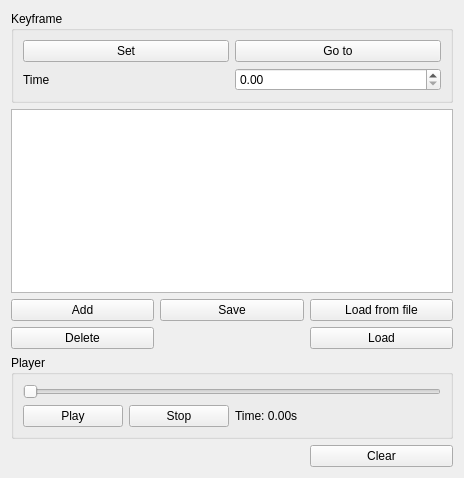
<?xml version="1.0" encoding="UTF-8"?>
<ui version="4.0">
 <class>TransformableAnimationDialog</class>
 <widget class="QWidget" name="TransformableAnimationDialog">
  <property name="geometry">
   <rect>
    <x>0</x>
    <y>0</y>
    <width>464</width>
    <height>478</height>
   </rect>
  </property>
  <property name="windowTitle">
   <string>Form</string>
  </property>
  <layout class="QGridLayout" name="gridLayout_2">
   <item row="3" column="2">
    <widget class="QPushButton" name="pushButton_8">
     <property name="text">
      <string>Load from file</string>
     </property>
    </widget>
   </item>
   <item row="6" column="0" colspan="3">
    <widget class="QGroupBox" name="groupBox">
     <property name="title">
      <string>Player</string>
     </property>
     <layout class="QGridLayout" name="gridLayout">
      <item row="2" column="2">
       <widget class="QLabel" name="labelTime">
        <property name="text">
         <string>Time: 0.00s</string>
        </property>
       </widget>
      </item>
      <item row="2" column="0">
       <widget class="QPushButton" name="playPause">
        <property name="text">
         <string>Play</string>
        </property>
       </widget>
      </item>
      <item row="1" column="0" colspan="4">
       <widget class="QSlider" name="horizontalSlider">
        <property name="orientation">
         <enum>Qt::Horizontal</enum>
        </property>
       </widget>
      </item>
      <item row="2" column="1">
       <widget class="QPushButton" name="pushButton_2">
        <property name="text">
         <string>Stop</string>
        </property>
       </widget>
      </item>
     </layout>
    </widget>
   </item>
   <item row="3" column="1">
    <widget class="QPushButton" name="pushButton_6">
     <property name="text">
      <string>Save</string>
     </property>
    </widget>
   </item>
   <item row="1" column="0" colspan="3">
    <widget class="QTreeWidget" name="treeWidget">
     <property name="editTriggers">
      <set>QAbstractItemView::NoEditTriggers</set>
     </property>
     <property name="selectionMode">
      <enum>QAbstractItemView::ExtendedSelection</enum>
     </property>
     <property name="rootIsDecorated">
      <bool>false</bool>
     </property>
     <property name="itemsExpandable">
      <bool>false</bool>
     </property>
     <property name="animated">
      <bool>true</bool>
     </property>
     <property name="expandsOnDoubleClick">
      <bool>false</bool>
     </property>
     <attribute name="headerVisible">
      <bool>false</bool>
     </attribute>
     <column>
      <property name="text">
       <string>Keyframe</string>
      </property>
     </column>
    </widget>
   </item>
   <item row="3" column="0">
    <widget class="QPushButton" name="pushButton">
     <property name="text">
      <string>Add</string>
     </property>
    </widget>
   </item>
   <item row="7" column="2">
    <widget class="QPushButton" name="pushButton_3">
     <property name="text">
      <string>Clear</string>
     </property>
    </widget>
   </item>
   <item row="4" column="0">
    <widget class="QPushButton" name="pushButton_4">
     <property name="text">
      <string>Delete</string>
     </property>
    </widget>
   </item>
   <item row="0" column="0" colspan="3">
    <widget class="QGroupBox" name="keyframeGroup">
     <property name="title">
      <string>Keyframe</string>
     </property>
     <layout class="QGridLayout" name="gridLayout_3">
      <item row="1" column="1">
       <widget class="QDoubleSpinBox" name="time"/>
      </item>
      <item row="1" column="0">
       <widget class="QLabel" name="label_2">
        <property name="text">
         <string>Time</string>
        </property>
       </widget>
      </item>
      <item row="0" column="0">
       <widget class="QPushButton" name="pushButton_5">
        <property name="text">
         <string>Set</string>
        </property>
       </widget>
      </item>
      <item row="0" column="1">
       <widget class="QPushButton" name="pushButton_7">
        <property name="text">
         <string>Go to</string>
        </property>
       </widget>
      </item>
     </layout>
    </widget>
   </item>
   <item row="4" column="2">
    <widget class="QPushButton" name="pushButton_9">
     <property name="text">
      <string>Load</string>
     </property>
    </widget>
   </item>
  </layout>
 </widget>
 <resources/>
 <connections>
  <connection>
   <sender>pushButton</sender>
   <signal>clicked()</signal>
   <receiver>TransformableAnimationDialog</receiver>
   <slot>onKeyframeAdd()</slot>
   <hints>
    <hint type="sourcelabel">
     <x>146</x>
     <y>323</y>
    </hint>
    <hint type="destinationlabel">
     <x>463</x>
     <y>471</y>
    </hint>
   </hints>
  </connection>
  <connection>
   <sender>pushButton_5</sender>
   <signal>clicked()</signal>
   <receiver>TransformableAnimationDialog</receiver>
   <slot>onKeyframeSet()</slot>
   <hints>
    <hint type="sourcelabel">
     <x>100</x>
     <y>54</y>
    </hint>
    <hint type="destinationlabel">
     <x>320</x>
     <y>477</y>
    </hint>
   </hints>
  </connection>
  <connection>
   <sender>time</sender>
   <signal>valueChanged(double)</signal>
   <receiver>TransformableAnimationDialog</receiver>
   <slot>onKeyframeTimeSet(double)</slot>
   <hints>
    <hint type="sourcelabel">
     <x>444</x>
     <y>80</y>
    </hint>
    <hint type="destinationlabel">
     <x>334</x>
     <y>477</y>
    </hint>
   </hints>
  </connection>
  <connection>
   <sender>treeWidget</sender>
   <signal>activated(QModelIndex)</signal>
   <receiver>TransformableAnimationDialog</receiver>
   <slot>onKeyframeSelected()</slot>
   <hints>
    <hint type="sourcelabel">
     <x>113</x>
     <y>177</y>
    </hint>
    <hint type="destinationlabel">
     <x>224</x>
     <y>1</y>
    </hint>
   </hints>
  </connection>
  <connection>
   <sender>playPause</sender>
   <signal>clicked()</signal>
   <receiver>TransformableAnimationDialog</receiver>
   <slot>onPlay()</slot>
   <hints>
    <hint type="sourcelabel">
     <x>120</x>
     <y>429</y>
    </hint>
    <hint type="destinationlabel">
     <x>463</x>
     <y>397</y>
    </hint>
   </hints>
  </connection>
  <connection>
   <sender>pushButton_6</sender>
   <signal>clicked()</signal>
   <receiver>TransformableAnimationDialog</receiver>
   <slot>onAnimationSave()</slot>
   <hints>
    <hint type="sourcelabel">
     <x>303</x>
     <y>323</y>
    </hint>
    <hint type="destinationlabel">
     <x>463</x>
     <y>405</y>
    </hint>
   </hints>
  </connection>
  <connection>
   <sender>pushButton_7</sender>
   <signal>clicked()</signal>
   <receiver>TransformableAnimationDialog</receiver>
   <slot>onKeyframeGoTo()</slot>
   <hints>
    <hint type="sourcelabel">
     <x>426</x>
     <y>54</y>
    </hint>
    <hint type="destinationlabel">
     <x>282</x>
     <y>477</y>
    </hint>
   </hints>
  </connection>
  <connection>
   <sender>pushButton_8</sender>
   <signal>clicked()</signal>
   <receiver>TransformableAnimationDialog</receiver>
   <slot>onAnimationLoad()</slot>
   <hints>
    <hint type="sourcelabel">
     <x>454</x>
     <y>323</y>
    </hint>
    <hint type="destinationlabel">
     <x>328</x>
     <y>383</y>
    </hint>
   </hints>
  </connection>
  <connection>
   <sender>pushButton_3</sender>
   <signal>clicked()</signal>
   <receiver>TransformableAnimationDialog</receiver>
   <slot>onClear()</slot>
   <hints>
    <hint type="sourcelabel">
     <x>454</x>
     <y>468</y>
    </hint>
    <hint type="destinationlabel">
     <x>464</x>
     <y>302</y>
    </hint>
   </hints>
  </connection>
  <connection>
   <sender>horizontalSlider</sender>
   <signal>sliderMoved(int)</signal>
   <receiver>TransformableAnimationDialog</receiver>
   <slot>onAnimationSeek(int)</slot>
   <hints>
    <hint type="sourcelabel">
     <x>213</x>
     <y>400</y>
    </hint>
    <hint type="destinationlabel">
     <x>200</x>
     <y>295</y>
    </hint>
   </hints>
  </connection>
  <connection>
   <sender>pushButton_2</sender>
   <signal>clicked()</signal>
   <receiver>TransformableAnimationDialog</receiver>
   <slot>onStop()</slot>
   <hints>
    <hint type="sourcelabel">
     <x>228</x>
     <y>429</y>
    </hint>
    <hint type="destinationlabel">
     <x>5</x>
     <y>385</y>
    </hint>
   </hints>
  </connection>
  <connection>
   <sender>pushButton_4</sender>
   <signal>clicked()</signal>
   <receiver>TransformableAnimationDialog</receiver>
   <slot>onKeyframeDelete()</slot>
   <hints>
    <hint type="sourcelabel">
     <x>93</x>
     <y>352</y>
    </hint>
    <hint type="destinationlabel">
     <x>216</x>
     <y>277</y>
    </hint>
   </hints>
  </connection>
 </connections>
 <slots>
  <slot>onKeyframeAdd()</slot>
  <slot>onKeyframeSet()</slot>
  <slot>onKeyframeTimeSet(double)</slot>
  <slot>onKeyframeSelected()</slot>
  <slot>onPlay()</slot>
  <slot>onAnimationSave()</slot>
  <slot>onKeyframeGoTo()</slot>
  <slot>onAnimationLoad()</slot>
  <slot>onClear()</slot>
  <slot>onAnimationSeek(int)</slot>
  <slot>onStop()</slot>
  <slot>onKeyframeDelete()</slot>
 </slots>
</ui>
